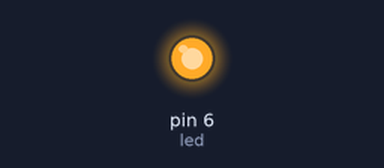
Bench run of a sketch on a simulated Arduino Uno, built with avr-gcc and run on an emulated ATmega328P. On the bench: output pins drawn as LEDs (lit = HIGH).

Above: at 0.1 s.
Timing chart, 0 to 1.6 s (numbered marks = the images above):
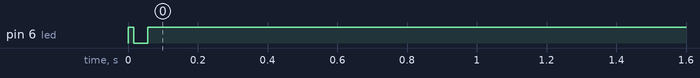

Measured:
- by itself, pin 6 (led): LOW → HIGH at 0.00 s, → LOW 0.02 s later, → HIGH 0.04 s later

The sketch:

medir_ciclos.ino
```cpp
//Programa para medir ciclos de reloj
//Recordar conectar el led con un resistor en serie de al menos 100 ohms
int led = 6; //terminal del arduino donde se conectara el led
int i = 0; //variable de conteo
int limite = 5000000;

void setup(){
  pinMode(led, OUTPUT); //se configura la terminal led como salida
}

void loop(){
  digitalWrite(led, HIGH); //HIGH o 1 enciende el led
  while(i < limite){//medir con un cronometro el tiempo entre encendidos, dividir limite*2 entre el tiempo medido
    i+=1;
  }
  digitalWrite(led, LOW); //LOW o 0 apaga el led
  while(i > 0){
    i-=1;
  }
}
```
